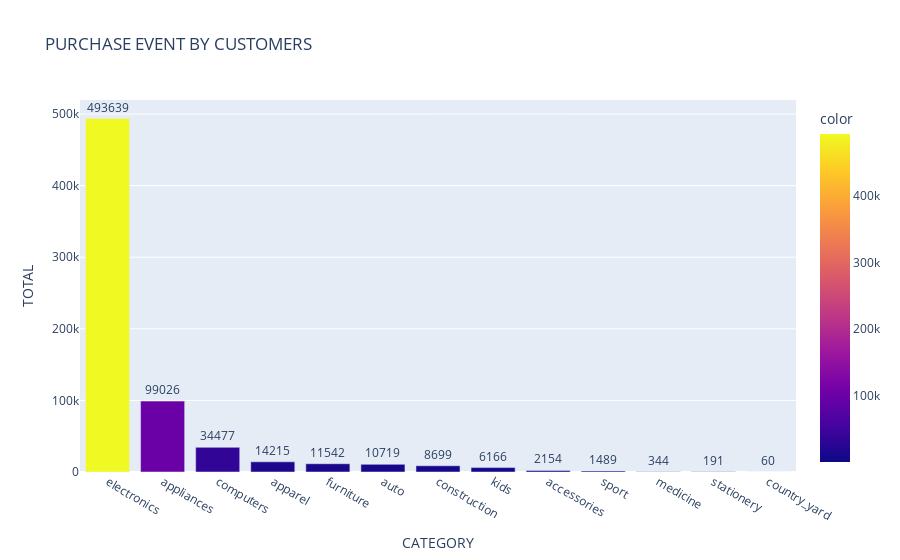

This figure's notebook cell:
### Code cell
bar_purchase_catP = px.bar(x = df_purchase_catP.category,
                       y = df_purchase_catP.total,
                       text = df_purchase_catP.total,
                       color = df_purchase_catP.total,
                       title = 'PURCHASE EVENT BY CUSTOMERS')

bar_purchase_catP.update_layout(xaxis_title = 'CATEGORY',
                            yaxis_title = 'TOTAL',
                            xaxis = {'categoryorder':'total descending'})

bar_purchase_catP.update_traces(textposition='outside')

bar_purchase_catP.show()

### Figure 1 — Plotly figure (JSON) as saved in the notebook; plotly's stock layout.template omitted (floating-point values rounded to 4 significant figures)
{"data": [{"alignmentgroup": "True", "hovertemplate": "x=%{x}<br>y=%{y}<br>text=%{text}<br>color=%{marker.color}<extra></extra>", "legendgroup": "", "marker": {"color": [34477, 344, 191, 2154, 99026, 1489, 11542, 493639, 8699, 60, 10719, 14215, 6166], "coloraxis": "coloraxis", "pattern": {"shape": ""}}, "name": "", "offsetgroup": "", "orientation": "v", "showlegend": false, "text": [34477, 344, 191, 2154, 99026, 1489, 11542, 493639, 8699, 60, 10719, 14215, 6166], "textposition": "outside", "type": "bar", "x": ["computers", "medicine", "stationery", "accessories", "appliances", "sport", "furniture", "electronics", "construction", "country_yard", "auto", "apparel", "kids"], "xaxis": "x", "y": [34477, 344, 191, 2154, 99026, 1489, 11542, 493639, 8699, 60, 10719, 14215, 6166], "yaxis": "y"}], "layout": {"barmode": "relative", "coloraxis": {"colorbar": {"title": {"text": "color"}}, "colorscale": [[0, "#0d0887"], [0.1111, "#46039f"], [0.2222, "#7201a8"], [0.3333, "#9c179e"], [0.4444, "#bd3786"], [0.5556, "#d8576b"], [0.6667, "#ed7953"], [0.7778, "#fb9f3a"], [0.8889, "#fdca26"], [1, "#f0f921"]]}, "legend": {"tracegroupgap": 0}, "title": {"text": "PURCHASE EVENT BY CUSTOMERS"}, "xaxis": {"anchor": "y", "categoryorder": "total descending", "domain": [0, 1], "title": {"text": "CATEGORY"}}, "yaxis": {"anchor": "x", "domain": [0, 1], "title": {"text": "TOTAL"}}}}
